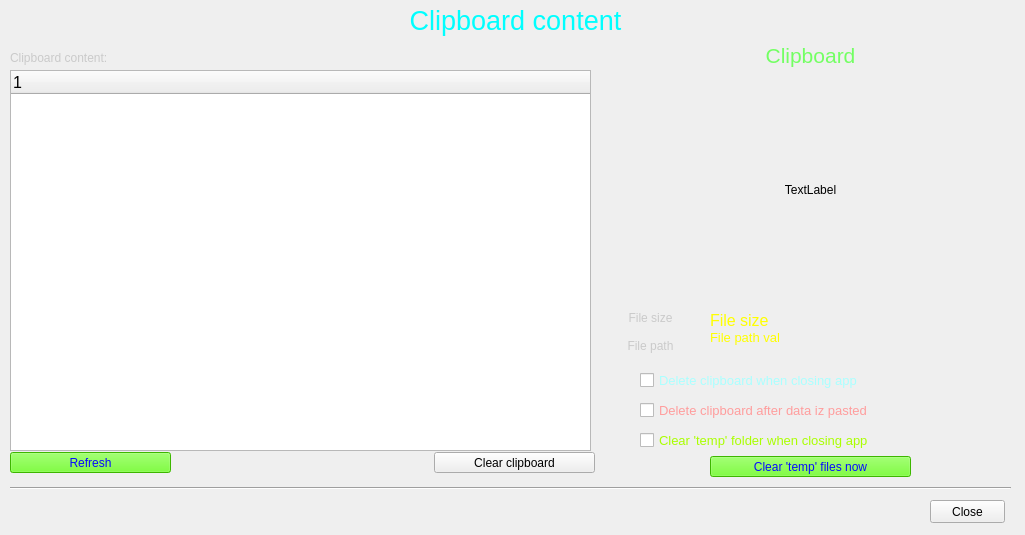
<?xml version="1.0" encoding="UTF-8"?>
<ui version="4.0">
 <class>Dialog</class>
 <widget class="QDialog" name="Dialog">
  <property name="geometry">
   <rect>
    <x>0</x>
    <y>0</y>
    <width>1025</width>
    <height>535</height>
   </rect>
  </property>
  <property name="windowTitle">
   <string>Dialog</string>
  </property>
  <widget class="QLabel" name="lbl_clip">
   <property name="geometry">
    <rect>
     <x>10</x>
     <y>50</y>
     <width>191</width>
     <height>16</height>
    </rect>
   </property>
   <property name="styleSheet">
    <string notr="true">color: rgb(202, 202, 202);</string>
   </property>
   <property name="text">
    <string>Clipboard content:</string>
   </property>
  </widget>
  <widget class="QLabel" name="lbl_title">
   <property name="geometry">
    <rect>
     <x>0</x>
     <y>0</y>
     <width>1031</width>
     <height>41</height>
    </rect>
   </property>
   <property name="font">
    <font>
     <pointsize>20</pointsize>
    </font>
   </property>
   <property name="styleSheet">
    <string notr="true">color: rgb(0, 255, 255);</string>
   </property>
   <property name="text">
    <string>Clipboard content</string>
   </property>
   <property name="alignment">
    <set>Qt::AlignCenter</set>
   </property>
  </widget>
  <widget class="QLabel" name="lbl_pic">
   <property name="geometry">
    <rect>
     <x>610</x>
     <y>79</y>
     <width>401</width>
     <height>221</height>
    </rect>
   </property>
   <property name="text">
    <string>TextLabel</string>
   </property>
   <property name="alignment">
    <set>Qt::AlignCenter</set>
   </property>
  </widget>
  <widget class="QLabel" name="lbl_clip_title">
   <property name="geometry">
    <rect>
     <x>610</x>
     <y>40</y>
     <width>401</width>
     <height>31</height>
    </rect>
   </property>
   <property name="font">
    <font>
     <pointsize>16</pointsize>
    </font>
   </property>
   <property name="styleSheet">
    <string notr="true">color: rgb(115, 255, 99);</string>
   </property>
   <property name="text">
    <string>Clipboard</string>
   </property>
   <property name="alignment">
    <set>Qt::AlignCenter</set>
   </property>
  </widget>
  <widget class="QLabel" name="lbl_size">
   <property name="geometry">
    <rect>
     <x>600</x>
     <y>310</y>
     <width>101</width>
     <height>16</height>
    </rect>
   </property>
   <property name="styleSheet">
    <string notr="true">color: rgb(202, 202, 202);</string>
   </property>
   <property name="text">
    <string>File size</string>
   </property>
   <property name="alignment">
    <set>Qt::AlignCenter</set>
   </property>
  </widget>
  <widget class="QLabel" name="lbl_size_val">
   <property name="geometry">
    <rect>
     <x>710</x>
     <y>310</y>
     <width>111</width>
     <height>21</height>
    </rect>
   </property>
   <property name="font">
    <font>
     <pointsize>12</pointsize>
    </font>
   </property>
   <property name="styleSheet">
    <string notr="true">color: rgb(255, 255, 0);</string>
   </property>
   <property name="text">
    <string>File size</string>
   </property>
  </widget>
  <widget class="QLabel" name="lbl_file">
   <property name="geometry">
    <rect>
     <x>600</x>
     <y>330</y>
     <width>101</width>
     <height>31</height>
    </rect>
   </property>
   <property name="styleSheet">
    <string notr="true">color: rgb(202, 202, 202);</string>
   </property>
   <property name="text">
    <string>File path</string>
   </property>
   <property name="alignment">
    <set>Qt::AlignCenter</set>
   </property>
   <property name="wordWrap">
    <bool>true</bool>
   </property>
  </widget>
  <widget class="QLabel" name="lbl_file_val">
   <property name="geometry">
    <rect>
     <x>710</x>
     <y>330</y>
     <width>281</width>
     <height>31</height>
    </rect>
   </property>
   <property name="font">
    <font>
     <pointsize>10</pointsize>
    </font>
   </property>
   <property name="styleSheet">
    <string notr="true">color: rgb(255, 255, 0);</string>
   </property>
   <property name="text">
    <string>File path val</string>
   </property>
   <property name="alignment">
    <set>Qt::AlignLeading|Qt::AlignLeft|Qt::AlignTop</set>
   </property>
   <property name="wordWrap">
    <bool>true</bool>
   </property>
  </widget>
  <widget class="QCheckBox" name="chk_del_close">
   <property name="geometry">
    <rect>
     <x>640</x>
     <y>370</y>
     <width>361</width>
     <height>21</height>
    </rect>
   </property>
   <property name="font">
    <font>
     <pointsize>10</pointsize>
    </font>
   </property>
   <property name="styleSheet">
    <string notr="true">color: rgb(170, 255, 255);</string>
   </property>
   <property name="text">
    <string>Delete clipboard when closing app</string>
   </property>
  </widget>
  <widget class="QCheckBox" name="chk_del_paste">
   <property name="geometry">
    <rect>
     <x>640</x>
     <y>400</y>
     <width>361</width>
     <height>21</height>
    </rect>
   </property>
   <property name="font">
    <font>
     <pointsize>10</pointsize>
    </font>
   </property>
   <property name="styleSheet">
    <string notr="true">color: rgb(255, 157, 157);</string>
   </property>
   <property name="text">
    <string>Delete clipboard after data iz pasted</string>
   </property>
  </widget>
  <widget class="QCheckBox" name="chk_del_tmp">
   <property name="geometry">
    <rect>
     <x>640</x>
     <y>430</y>
     <width>361</width>
     <height>21</height>
    </rect>
   </property>
   <property name="font">
    <font>
     <pointsize>10</pointsize>
    </font>
   </property>
   <property name="styleSheet">
    <string notr="true">color: rgb(170, 255, 0);</string>
   </property>
   <property name="text">
    <string>Clear 'temp' folder when closing app</string>
   </property>
  </widget>
  <widget class="QPushButton" name="btn_del_tmp">
   <property name="geometry">
    <rect>
     <x>710</x>
     <y>456</y>
     <width>201</width>
     <height>21</height>
    </rect>
   </property>
   <property name="styleSheet">
    <string notr="true">background-color: rgb(85, 255, 0);
color: rgb(6, 10, 255);</string>
   </property>
   <property name="text">
    <string>Clear 'temp' files now</string>
   </property>
   <property name="autoDefault">
    <bool>false</bool>
   </property>
  </widget>
  <widget class="QPushButton" name="btn_close">
   <property name="geometry">
    <rect>
     <x>930</x>
     <y>500</y>
     <width>75</width>
     <height>23</height>
    </rect>
   </property>
   <property name="text">
    <string>Close</string>
   </property>
   <property name="autoDefault">
    <bool>false</bool>
   </property>
  </widget>
  <widget class="Line" name="line">
   <property name="geometry">
    <rect>
     <x>10</x>
     <y>480</y>
     <width>1001</width>
     <height>16</height>
    </rect>
   </property>
   <property name="orientation">
    <enum>Qt::Horizontal</enum>
   </property>
  </widget>
  <widget class="QTreeWidget" name="tree_clip">
   <property name="geometry">
    <rect>
     <x>10</x>
     <y>70</y>
     <width>581</width>
     <height>381</height>
    </rect>
   </property>
   <property name="font">
    <font>
     <pointsize>12</pointsize>
    </font>
   </property>
   <column>
    <property name="text">
     <string notr="true">1</string>
    </property>
   </column>
  </widget>
  <widget class="QPushButton" name="btn_clear">
   <property name="geometry">
    <rect>
     <x>434</x>
     <y>452</y>
     <width>161</width>
     <height>21</height>
    </rect>
   </property>
   <property name="text">
    <string>Clear clipboard</string>
   </property>
   <property name="autoDefault">
    <bool>false</bool>
   </property>
  </widget>
  <widget class="QPushButton" name="btn_refresh">
   <property name="geometry">
    <rect>
     <x>10</x>
     <y>452</y>
     <width>161</width>
     <height>21</height>
    </rect>
   </property>
   <property name="styleSheet">
    <string notr="true">background-color: rgb(85, 255, 0);
color: rgb(6, 10, 255);</string>
   </property>
   <property name="text">
    <string>Refresh</string>
   </property>
   <property name="autoDefault">
    <bool>false</bool>
   </property>
  </widget>
 </widget>
 <resources/>
 <connections/>
</ui>
